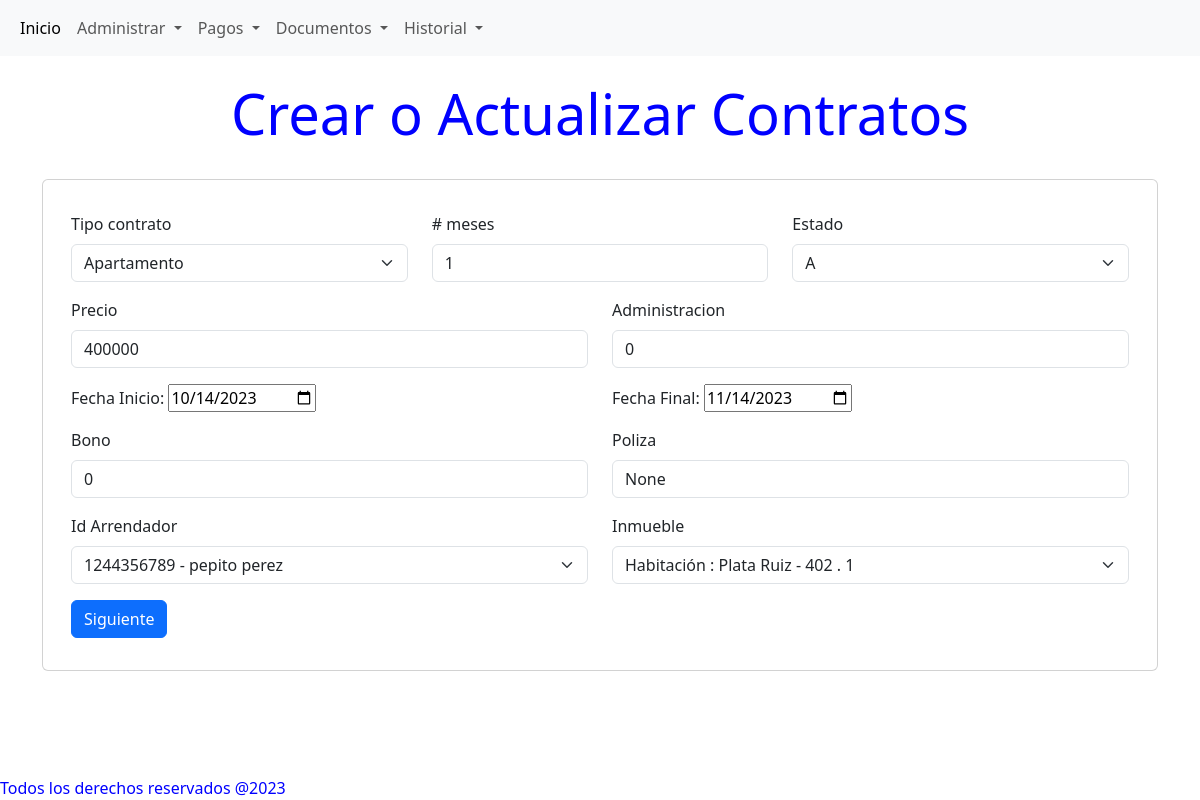
/contrato/edit/1, run on an earlier commit of the app's database.
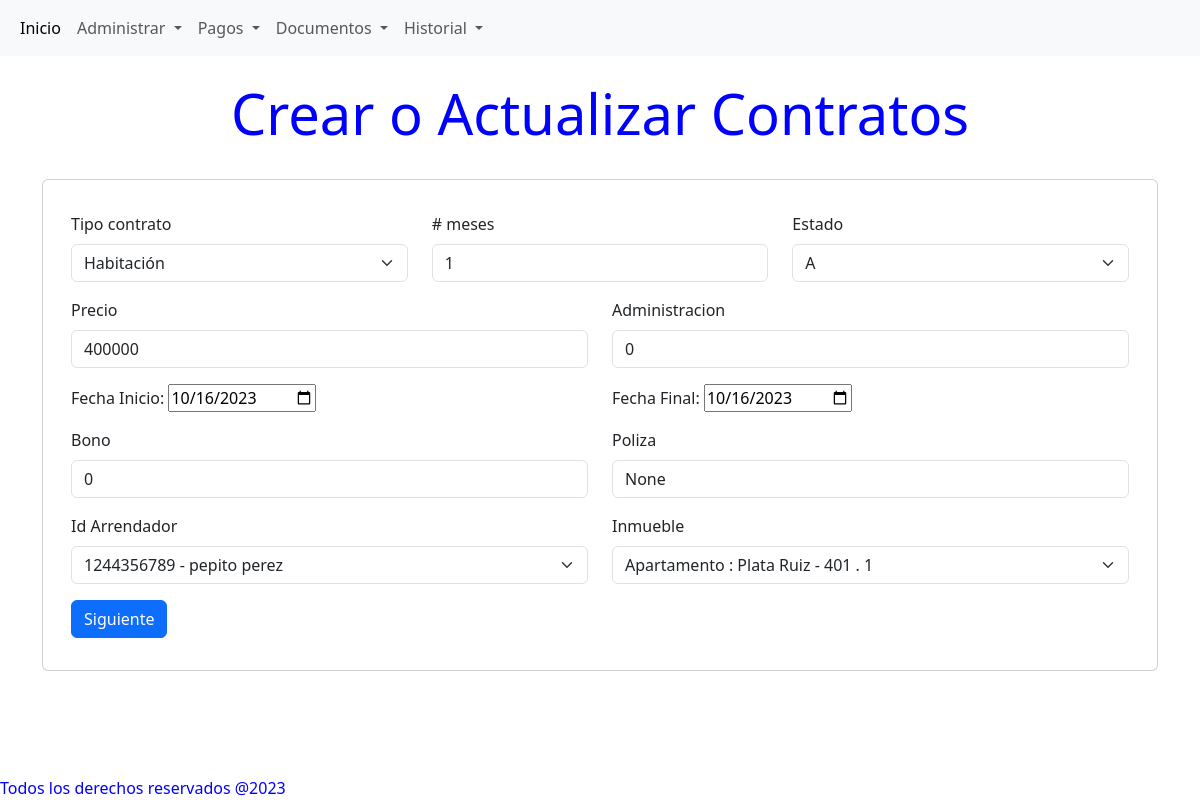
And on a later commit of the database.
### models/ContratosModel.py (models this page shows)
class Contrato(db.Model):
    id              = db.Column(db.Integer, primary_key = True)
    contractType     = db.Column(db.String(15), nullable=False)
    precio          = db.Column(db.Integer, nullable=False)
    administracion  = db.Column(db.Integer, nullable=False)
    startDate       = db.Column(db.DateTime, nullable=False)
    endDate         = db.Column(db.DateTime, nullable=True)
    months          = db.Column(db.Integer, nullable=False)
    bono            = db.Column(db.Integer, nullable=False)
    poliza          = db.Column(db.String(50), nullable=False)
    estado          = db.Column(db.String(1), nullable=False)
    inmueble_id = db.Column(db.Integer, db.ForeignKey('inmueble.id'))
    inmueble        = db.relationship('Inmueble', back_populates='contratos')
    arrendador_id = db.Column(db.Integer, db.ForeignKey('arrendador.id'))
    arrendador = db.relationship('Arrendador', back_populates='contratos')
    arrendatarios = db.relationship('Arrendatario', secondary='contrato_arrendatario', back_populates='contratos')
    parqueaderos = db.relationship('Parqueadero', secondary='contrato_parqueadero', back_populates='contratos')
    elementos = db.relationship('ElementosContrato', back_populates='contrato')
    pagos = db.relationship('Pagos', secondary='contrato_pagos', back_populates='contratos', lazy='dynamic')

### models/ArrendadorModel.py (models this page shows)
class Arrendador(db.Model):
    id              = db.Column(db.Integer, primary_key = True)
    tipoid          = db.Column(db.String(10), nullable=False)
    idnumber        = db.Column(db.Integer, unique = True, nullable = False)
    estado          = db.Column(db.String(1), nullable=False)
    nombres         = db.Column(db.String(100), nullable=False)
    apellidos       = db.Column(db.String(100), nullable=False)
    email           = db.Column(db.String(100), nullable=False)
    movil           = db.Column(db.Integer, nullable=False)
    pais_exp        = db.Column(db.String(50), nullable=False)
    provincia_exp   = db.Column(db.String(50))
    ciudad_exp      = db.Column(db.String(50))
    contratos = db.relationship('Contrato', back_populates='arrendador')

### models/InmuebleModel.py (models this page shows)
class Inmueble(db.Model):
    id              = db.Column(db.Integer, primary_key = True)
    name            = db.Column(db.String(50), nullable=False)
    estado          = db.Column(db.String(1), nullable=False)
    direccion       = db.Column(db.String(200), nullable=False)
    ciudad          = db.Column(db.String(50), nullable=False)
    tipo            = db.Column(db.String(15), nullable=False)
    apartamento     = db.Column(db.Integer, nullable=False)
    habitaciones    = db.Column(db.Integer, nullable=False)
    banos           = db.Column(db.Integer)
    cod_gas         = db.Column(db.Integer)
    cod_luz         = db.Column(db.Integer)
    cod_agua        = db.Column(db.Integer)
    contratos        = db.relationship('Contrato', back_populates='inmueble')

### routes/contrato.py (the view)
@contrato_bp.route('/edit/<int:item_id>', methods =['GET','POST'])
def edit_contrato(item_id):
   try:
        contrato = Contrato.query.filter_by(id=int(item_id)).one()
        return displayForm(contrato,item_id)
   except :
        return render_template('not_found.html')

### routes/contrato.py (called while the page is built)
def displayForm(contrato = None, edit_id = 'new'):
    if contrato is None:
        contrato = Contrato()
    rentalType = tipoAlquilerList
    estados = estadoList
    arrendadorList = Arrendador.query.filter(Arrendador.estado == 'A')
    inmuebleList = Inmueble.query.filter(Inmueble.estado == 'D')
    return render_template('contrato/formContrato.html',
                           edit_id = edit_id,
                           contrato = contrato,
                           arrendadorList = arrendadorList,
                           rentalType = rentalType,
                           inmuebleList = inmuebleList,
                           estados = estados
                           )

### templates/contrato/formContrato.html (shortened to what the changed rows need)
{% extends 'base.html' %}
{% block content %}
<h1 class="display-4 text-center mt-4"> Crear o Actualizar Contratos</h1>
<br>
<div class="container">
    <div class="card">
        <div class="card-body">
            <form method="post" action="{{ url_for('contrato.update_contrato', edit_id =edit_id) }}">
                <div class="container">
                    <div class=" row my-3">
                        <div class="col form-group">
                            <label for="contractType"class="form-label">Tipo contrato</label>
                            <select class="form-select" id="contractType" name="contractType" aria-describedby="contractType">
                            {% for item in rentalType %}
                                <option value="{{  item  }}" {% if contrato.contractType == item %} selected {% endif %}>
                                    {{  item  }}
                                </option>
                            {% endfor %}
                            </select>
                        </div>
                        <div class="col">
                            <label for="months" class="form-label"># meses</label>
                            <input type="number" class="form-control" name="months" value= {{ contrato.months }} id="months" aria-describedby="months" required>
                        </div>
                        <div class="col form-group">
                            <label for="estado" class="form-label">Estado</label>
                            <select class="form-select" id="estado" name="estado" aria-describedby="estado">
                                {% for estado in estados %}
                                <option value="{{  estado  }}" {% if contrato.estado == estado %} selected {% endif %}>
                                    {{  estado  }}
                                </option>
                                {% endfor %}
                            </select>
                        </div>
                    </div>
                    <div class=" row my-3">
                        <div class="col">
                            <label for="precio" class="form-label">Precio</label>
                            <input type="number" class="form-control" id="precio" name="precio" value= {{ contrato.precio }} aria-describedby="precio" required>
                        </div>
                        <div class="col">
                            <label for="administracion" class="form-label">Administracion</label>
                            <input type="number" class="form-control" id="administracion" name="administracion" value= {{ contrato.administracion }} aria-describedby="administracion" required>
                        </div>
                    </div>
                    <div class=" row my-3">
                        <div class="col">
                            <label for="startDate">Fecha Inicio:</label>
                            <input type="date" name="startDate" value= {{ contrato.startDate |default('')  }} required>
                        </div>
                        <div class="col">
                            <label for="endDate">Fecha Final:</label>
                            <input type="date" name="endDate" value= {{ contrato.endDate |default('')  }} >
                        </div>
                    </div>
                    <div class="row my-3">
                        <div class="col">
                            <label for="bono" class="form-label">Bono</label>
                            <input type="number" class="form-control" id="bono" name="bono" value= {{ contrato.bono }} aria-describedby="bono" required>
                        </div>
                        <div class="col">
                            <label for="poliza" class="form-label">Poliza</label>
                            <input type="text" class="form-control" id="poliza"  name="poliza"  value= {{ contrato.poliza |replace(' ', '&nbsp;') | safe }} aria-describedby="poliza" maxlength="50" required>
                        </div>
                    </div>
                    <div class="row my-3">
                        <div class="col form-group">
                            <label for="arrendador_id" class="form-label">Id Arrendador</label>
                            <select class="form-select" id="arrendador_id" name="arrendador_id" aria-describedby="arrendador_id">
                                {% for person in arrendadorList %}
                                <option value="{{  person.id  }}" {% if contrato.arrendador_id == person.id %} selected {% endif %}>
                                    {{  person.idnumber  }}  - {{person.nombres}} {{person.apellidos}}
                                </option>
                                {% endfor %}
                            </select>
                        </div>
                        <div class="col form-group">
                            <label for="inmueble_id" class="form-label">Inmueble</label>
                            <select class="form-select" id="inmueble_id" name="inmueble_id" aria-describedby="inmueble_id">
                                {% for inm in inmuebleList %}
                                <option value="{{  inm.id  }}" {% if contrato.inmueble_id == inm.id %} selected {% endif %}>
                                    {{inm.tipo }} : {{inm.name}} - {{inm.apartamento}} . {{inm.habitaciones}}
                                </option>
                                {% endfor %}
                            </select>
                        </div>
                    </div>
                </div>
                </div>
        </div>
    </div>
{% endblock %}

What changed in the data, as far as the page shows it:
changed Contrato "None": contractType "Apartamento" → "Habitación"; arrendador_id (not shown) → "1244356789 - pepito perez"; inmueble_id (not shown) → "Apartamento : Plata Ruiz - 401 . 1"
Also different on the page:
form field startDate: "10/14/2023" → "10/16/2023"
form field endDate: "11/14/2023" → "10/16/2023"
form field arrendador_id: "1244356789 - pepito perez" → (not shown)
form field inmueble_id: "Habitación : Plata Ruiz - 402 . 1" → (not shown)
